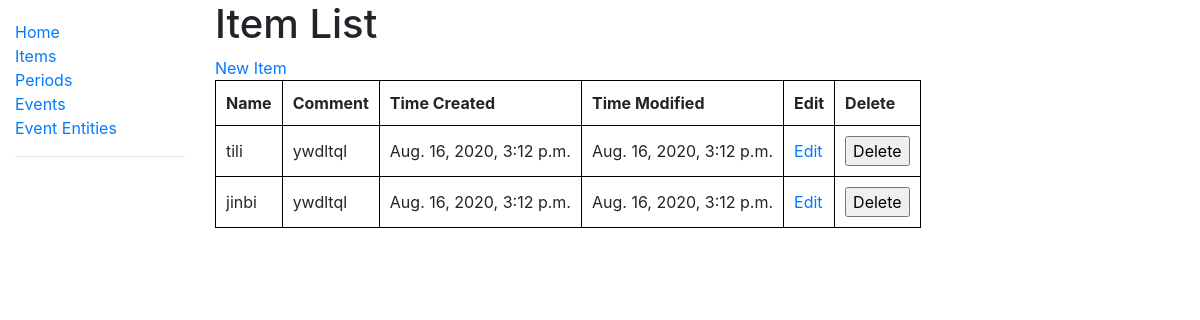
The app's page /items/ with its own data.
### income_calculator/models.py (models this page shows)
class BasicModel(models.Model):
    id = models.AutoField(primary_key=True)
    display_name = models.CharField(max_length=50)  # The display name of the object
    comment = models.TextField(null=True)  # a short description of the object
    time_created = models.PositiveIntegerField()
    time_modified = models.PositiveIntegerField()
    deleted = models.BooleanField()
    def __str__(self):
        return self.display_name
    @property
    def time_created_string(self):
        return datetime.fromtimestamp(self.time_created)
    @property
    def time_modified_string(self):
        return datetime.fromtimestamp(self.time_modified)

class Item(BasicModel):
    pass

class BasicModel(models.Model):
    id = models.AutoField(primary_key=True)
    display_name = models.CharField(max_length=50)  # The display name of the object
    comment = models.TextField(null=True)  # a short description of the object
    time_created = models.PositiveIntegerField()
    time_modified = models.PositiveIntegerField()
    deleted = models.BooleanField()
    def __str__(self):
        return self.display_name
    @property
    def time_created_string(self):
        return datetime.fromtimestamp(self.time_created)
    @property
    def time_modified_string(self):
        return datetime.fromtimestamp(self.time_modified)

### income_calculator/views.py (the view)
# urls.py: path('items/', views.ItemListView.as_view(), name='items'),
class ItemListView(generic.ListView):
    model = Item
    paginate_by = 5
    def get_queryset(self):
        items = db_accessor.get_items(deleted=False)
        if items:
            return items.order_by('-time_modified')
        return items

### income_calculator/db_accessor.py (called while the page is built)
def get_items(**kwargs):
    return Item.objects.filter(**kwargs)

### income_calculator/templates/income_calculator/item_list.html (shortened to what this page needs)
{% extends "base_generic.html" %}
{% block content %}
  <h1>Item List</h1>
<a href="{% url 'new_item'%}">New Item</a>
  {% if item_list %}
    <table>
      <tr>
        <th>Name</th>
        <th>Comment</th>
        <th>Time Created</th>
        <th>Time Modified</th>
        <th>Edit</th>
        <th>Delete</th>
      </tr>
      {% for item in item_list %}
        <tr>
          <td>{{ item.display_name }}</td>
          <td>{{ item.comment }}</td>
          <td>{{ item.time_created_string }}</td>
          <td>{{ item.time_modified_string }}</td>
          <td><a href="{% url 'item_edit' item.id %}">Edit</a></td>
          <td>
          <form action="{% url 'item_delete' %}" method="post" onsubmit="return confirm('Do you really want to delete {{ item }}?')">
            <input type="submit" value="Delete">
          </form>
          </td>
        </tr>
      {% endfor %}
    </table>
  {% else %}
    <p>There are no items.</p>
  {% endif %}
{% endblock %}

### income_calculator/static/css/styles.css (style rules this page uses)
table, th, td { padding: 10px; border: 1px solid black; border-collapse: collapse; }

### records on screen
Item: display_name "tili", comment "ywdltql", time_created_string "Aug. 16, 2020, 3:12 p.m.", time_modified_string "Aug. 16, 2020, 3:12 p.m."
Item: display_name "jinbi", comment "ywdltql", time_created_string "Aug. 16, 2020, 3:12 p.m.", time_modified_string "Aug. 16, 2020, 3:12 p.m."
